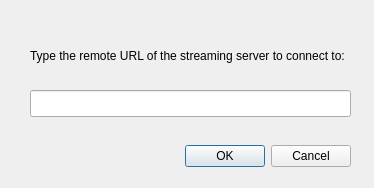
<?xml version="1.0" encoding="UTF-8"?>
<ui version="4.0">
 <class>Remote</class>
 <widget class="QDialog" name="Connect">
  <property name="geometry">
   <rect>
    <x>0</x>
    <y>0</y>
    <width>374</width>
    <height>188</height>
   </rect>
  </property>
  <property name="windowTitle">
   <string>Remote Connect</string>
  </property>
  <widget class="QDialogButtonBox" name="buttonBox">
   <property name="geometry">
    <rect>
     <x>10</x>
     <y>140</y>
     <width>341</width>
     <height>32</height>
    </rect>
   </property>
   <property name="orientation">
    <enum>Qt::Horizontal</enum>
   </property>
   <property name="standardButtons">
    <set>QDialogButtonBox::Cancel|QDialogButtonBox::Ok</set>
   </property>
  </widget>
  <widget class="QLabel" name="label">
   <property name="geometry">
    <rect>
     <x>30</x>
     <y>30</y>
     <width>321</width>
     <height>51</height>
    </rect>
   </property>
   <property name="text">
    <string>Type the remote URL of the streaming server to connect to:</string>
   </property>
   <property name="wordWrap">
    <bool>true</bool>
   </property>
  </widget>
  <widget class="QLineEdit" name="remoteURL">
   <property name="geometry">
    <rect>
     <x>30</x>
     <y>90</y>
     <width>321</width>
     <height>27</height>
    </rect>
   </property>
  </widget>
 </widget>
 <resources/>
 <connections/>
</ui>
